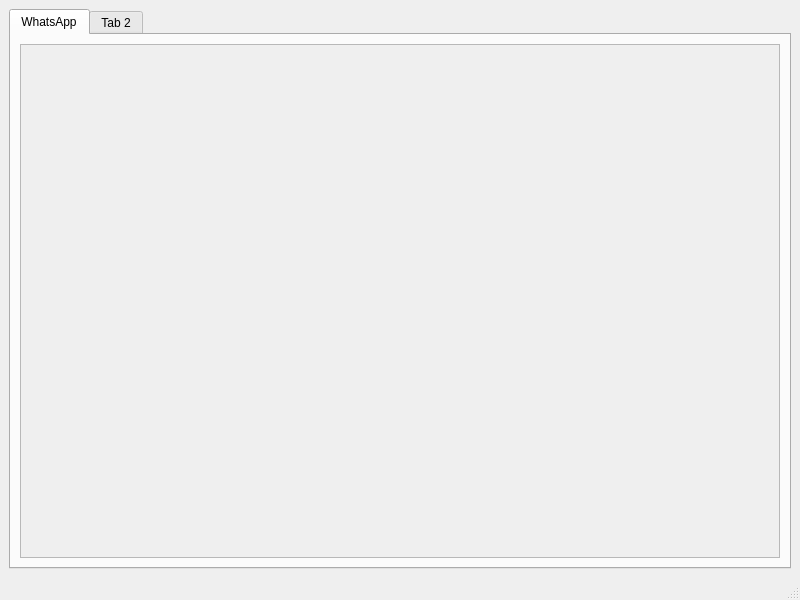
<?xml version="1.0" encoding="UTF-8"?>
<ui version="4.0">
 <class>MainWindow</class>
 <widget class="QMainWindow" name="MainWindow">
  <property name="geometry">
   <rect>
    <x>0</x>
    <y>0</y>
    <width>800</width>
    <height>600</height>
   </rect>
  </property>
  <property name="windowTitle">
   <string>MainWindow</string>
  </property>
  <widget class="QWidget" name="centralwidget">
   <layout class="QHBoxLayout" name="horizontalLayout_2">
    <item>
     <widget class="QTabWidget" name="NotificationTabs">
      <property name="currentIndex">
       <number>0</number>
      </property>
      <widget class="QWidget" name="tab">
       <attribute name="title">
        <string>WhatsApp</string>
       </attribute>
       <layout class="QHBoxLayout" name="horizontalLayout">
        <item>
         <widget class="QScrollArea" name="scrollArea">
          <property name="widgetResizable">
           <bool>true</bool>
          </property>
          <widget class="QWidget" name="whatsappContainer">
           <property name="geometry">
            <rect>
             <x>0</x>
             <y>0</y>
             <width>758</width>
             <height>493</height>
            </rect>
           </property>
          </widget>
         </widget>
        </item>
       </layout>
      </widget>
      <widget class="QWidget" name="tab_2">
       <attribute name="title">
        <string>Tab 2</string>
       </attribute>
      </widget>
     </widget>
    </item>
   </layout>
  </widget>
  <widget class="QMenuBar" name="menubar">
   <property name="geometry">
    <rect>
     <x>0</x>
     <y>0</y>
     <width>800</width>
     <height>20</height>
    </rect>
   </property>
  </widget>
  <widget class="QStatusBar" name="statusbar"/>
 </widget>
 <resources/>
 <connections/>
</ui>
